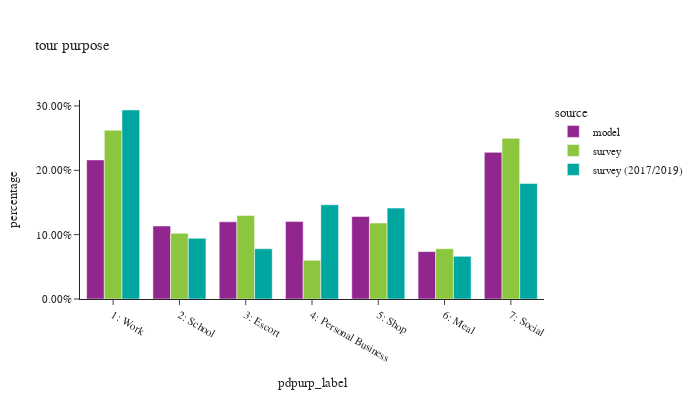

The notebook cell saved with this chart:
### Code cell
tour_stats(df_tour,'pdpurp_label','tour purpose')

### Figure 1 — Plotly figure (JSON) as saved in the notebook; plotly's stock layout.template omitted (floating-point values rounded to 4 significant figures)
{"data": [{"alignmentgroup": "True", "customdata": [[1383686], [726785], [767440], [771761], [820818], [471310], [1458461]], "hovertemplate": "source=model<br>pdpurp_label=%{x}<br>percentage=%{y}<br>sample count=%{customdata[0]}<extra></extra>", "legendgroup": "model", "marker": {"color": "#91268F", "pattern": {"shape": ""}}, "name": "model", "offsetgroup": "model", "orientation": "v", "showlegend": true, "textposition": "auto", "type": "bar", "x": ["1: Work", "2: School", "3: Escort", "4: Personal Business", "5: Shop", "6: Meal", "7: Social"], "xaxis": "x", "y": [0.2162, 0.1136, 0.1199, 0.1206, 0.1282, 0.07364, 0.2279], "yaxis": "y"}, {"alignmentgroup": "True", "customdata": [[3001], [875], [1403], [753], [885], [652], [2549]], "hovertemplate": "source=survey<br>pdpurp_label=%{x}<br>percentage=%{y}<br>sample count=%{customdata[0]}<extra></extra>", "legendgroup": "survey", "marker": {"color": "#8CC63E", "pattern": {"shape": ""}}, "name": "survey", "offsetgroup": "survey", "orientation": "v", "showlegend": true, "textposition": "auto", "type": "bar", "x": ["7: Social", "6: Meal", "5: Shop", "4: Personal Business", "3: Escort", "2: School", "1: Work"], "xaxis": "x", "y": [0.2497, 0.07815, 0.118, 0.06017, 0.1296, 0.102, 0.2623], "yaxis": "y"}, {"alignmentgroup": "True", "customdata": [[8755], [1648], [1410], [2748], [2596], [2053], [4576]], "hovertemplate": "source=survey (2017/2019)<br>pdpurp_label=%{x}<br>percentage=%{y}<br>sample count=%{customdata[0]}<extra></extra>", "legendgroup": "survey (2017/2019)", "marker": {"color": "#00A7A0", "pattern": {"shape": ""}}, "name": "survey (2017/2019)", "offsetgroup": "survey (2017/2019)", "orientation": "v", "showlegend": true, "textposition": "auto", "type": "bar", "x": ["1: Work", "2: School", "3: Escort", "4: Personal Business", "5: Shop", "6: Meal", "7: Social"], "xaxis": "x", "y": [0.2938, 0.09439, 0.07814, 0.1464, 0.1413, 0.06637, 0.1796], "yaxis": "y"}], "layout": {"barmode": "group", "font": {"size": 11}, "height": 400, "legend": {"title": {"text": "source"}, "tracegroupgap": 0}, "title": {"text": "tour purpose"}, "width": 700, "xaxis": {"anchor": "y", "categoryorder": "category ascending", "domain": [0.0, 1.0], "dtick": 1, "title": {"text": "pdpurp_label"}}, "yaxis": {"anchor": "x", "domain": [0.0, 1.0], "tickformat": ".2%", "title": {"text": "percentage"}}}}
